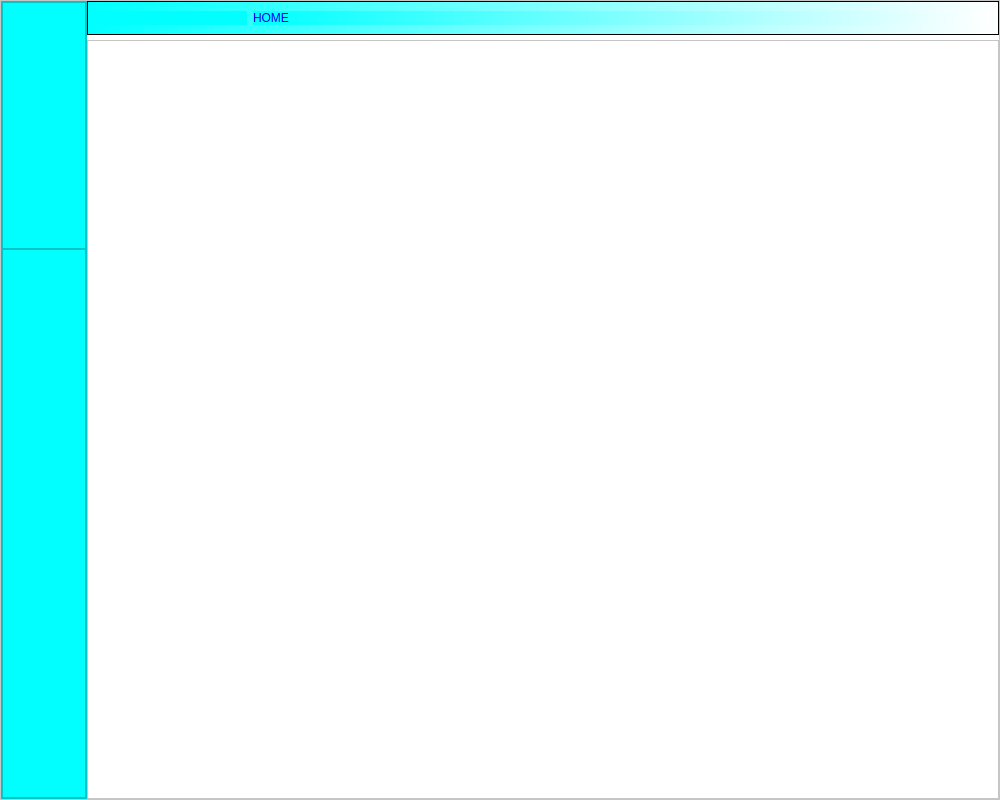
<?xml version="1.0" encoding="UTF-8"?>
<ui version="4.0">
 <class>MainWindow</class>
 <widget class="QMainWindow" name="MainWindow">
  <property name="geometry">
   <rect>
    <x>0</x>
    <y>0</y>
    <width>1000</width>
    <height>800</height>
   </rect>
  </property>
  <property name="windowTitle">
   <string>MainWindow</string>
  </property>
  <widget class="QWidget" name="centralwidget">
   <property name="sizePolicy">
    <sizepolicy hsizetype="Preferred" vsizetype="Fixed">
     <horstretch>0</horstretch>
     <verstretch>0</verstretch>
    </sizepolicy>
   </property>
   <layout class="QGridLayout" name="gridLayout">
    <property name="leftMargin">
     <number>0</number>
    </property>
    <property name="topMargin">
     <number>0</number>
    </property>
    <property name="rightMargin">
     <number>0</number>
    </property>
    <property name="bottomMargin">
     <number>0</number>
    </property>
    <item row="0" column="0">
     <widget class="QFrame" name="frame">
      <property name="minimumSize">
       <size>
        <width>0</width>
        <height>0</height>
       </size>
      </property>
      <property name="maximumSize">
       <size>
        <width>16777215</width>
        <height>16777215</height>
       </size>
      </property>
      <property name="styleSheet">
       <string notr="true">background-color: rgb(255, 255, 255);</string>
      </property>
      <property name="frameShape">
       <enum>QFrame::StyledPanel</enum>
      </property>
      <property name="frameShadow">
       <enum>QFrame::Raised</enum>
      </property>
      <layout class="QHBoxLayout" name="horizontalLayout">
       <property name="spacing">
        <number>0</number>
       </property>
       <property name="sizeConstraint">
        <enum>QLayout::SetDefaultConstraint</enum>
       </property>
       <property name="leftMargin">
        <number>0</number>
       </property>
       <property name="topMargin">
        <number>0</number>
       </property>
       <property name="rightMargin">
        <number>0</number>
       </property>
       <property name="bottomMargin">
        <number>0</number>
       </property>
       <item>
        <widget class="QFrame" name="frame_2">
         <property name="maximumSize">
          <size>
           <width>16777215</width>
           <height>16777215</height>
          </size>
         </property>
         <property name="styleSheet">
          <string notr="true">background-color:rgb(2, 255, 255)
</string>
         </property>
         <property name="frameShape">
          <enum>QFrame::StyledPanel</enum>
         </property>
         <property name="frameShadow">
          <enum>QFrame::Raised</enum>
         </property>
         <layout class="QVBoxLayout" name="verticalLayout">
          <property name="spacing">
           <number>0</number>
          </property>
          <property name="leftMargin">
           <number>0</number>
          </property>
          <property name="topMargin">
           <number>0</number>
          </property>
          <property name="rightMargin">
           <number>0</number>
          </property>
          <property name="bottomMargin">
           <number>0</number>
          </property>
          <item>
           <widget class="QFrame" name="frame_7">
            <property name="maximumSize">
             <size>
              <width>16777215</width>
              <height>16777215</height>
             </size>
            </property>
            <property name="frameShape">
             <enum>QFrame::StyledPanel</enum>
            </property>
            <property name="frameShadow">
             <enum>QFrame::Raised</enum>
            </property>
            <layout class="QHBoxLayout" name="horizontalLayout_2">
             <property name="leftMargin">
              <number>0</number>
             </property>
             <property name="topMargin">
              <number>0</number>
             </property>
             <property name="rightMargin">
              <number>0</number>
             </property>
             <property name="bottomMargin">
              <number>0</number>
             </property>
             <item>
              <widget class="QGroupBox" name="groupBox">
               <property name="styleSheet">
                <string notr="true">#groupBox{
border:0px;
}
QPushButton{
	border:0px;
	
	color: rgb(0, 0, 255);
	font: bold 16pt &quot;Arial&quot;;
}</string>
               </property>
               <property name="title">
                <string/>
               </property>
               <layout class="QVBoxLayout" name="verticalLayout_3">
                <property name="spacing">
                 <number>30</number>
                </property>
                <property name="leftMargin">
                 <number>10</number>
                </property>
                <property name="topMargin">
                 <number>10</number>
                </property>
                <property name="rightMargin">
                 <number>10</number>
                </property>
                <property name="bottomMargin">
                 <number>10</number>
                </property>
                <item>
                 <widget class="QPushButton" name="menuButton">
                  <property name="minimumSize">
                   <size>
                    <width>40</width>
                    <height>40</height>
                   </size>
                  </property>
                  <property name="font">
                   <font>
                    <family>Arial</family>
                    <pointsize>16</pointsize>
                    <weight>75</weight>
                    <italic>false</italic>
                    <bold>true</bold>
                   </font>
                  </property>
                  <property name="text">
                   <string/>
                  </property>
                  <property name="icon">
                   <iconset>
                    <normaloff>../icon/menu.png</normaloff>../icon/menu.png</iconset>
                  </property>
                  <property name="iconSize">
                   <size>
                    <width>50</width>
                    <height>50</height>
                   </size>
                  </property>
                 </widget>
                </item>
                <item>
                 <widget class="QPushButton" name="homeButton">
                  <property name="text">
                   <string/>
                  </property>
                  <property name="icon">
                   <iconset>
                    <normaloff>../icon/home.png</normaloff>../icon/home.png</iconset>
                  </property>
                  <property name="iconSize">
                   <size>
                    <width>50</width>
                    <height>50</height>
                   </size>
                  </property>
                 </widget>
                </item>
                <item>
                 <widget class="QPushButton" name="danhSachNhaXeButton">
                  <property name="minimumSize">
                   <size>
                    <width>40</width>
                    <height>0</height>
                   </size>
                  </property>
                  <property name="styleSheet">
                   <string notr="true"/>
                  </property>
                  <property name="text">
                   <string/>
                  </property>
                  <property name="icon">
                   <iconset>
                    <normaloff>../icon/Pbike.png</normaloff>../icon/Pbike.png</iconset>
                  </property>
                  <property name="iconSize">
                   <size>
                    <width>50</width>
                    <height>50</height>
                   </size>
                  </property>
                 </widget>
                </item>
                <item>
                 <widget class="QPushButton" name="thueXeButton">
                  <property name="text">
                   <string/>
                  </property>
                  <property name="icon">
                   <iconset>
                    <normaloff>../icon/rent.png</normaloff>../icon/rent.png</iconset>
                  </property>
                  <property name="iconSize">
                   <size>
                    <width>50</width>
                    <height>50</height>
                   </size>
                  </property>
                 </widget>
                </item>
                <item>
                 <widget class="QPushButton" name="traXeButton">
                  <property name="text">
                   <string/>
                  </property>
                  <property name="icon">
                   <iconset>
                    <normaloff>../icon/traXe.png</normaloff>../icon/traXe.png</iconset>
                  </property>
                  <property name="iconSize">
                   <size>
                    <width>50</width>
                    <height>50</height>
                   </size>
                  </property>
                 </widget>
                </item>
               </layout>
              </widget>
             </item>
            </layout>
           </widget>
          </item>
          <item>
           <widget class="QFrame" name="frame_4">
            <property name="sizePolicy">
             <sizepolicy hsizetype="Preferred" vsizetype="Expanding">
              <horstretch>0</horstretch>
              <verstretch>0</verstretch>
             </sizepolicy>
            </property>
            <property name="minimumSize">
             <size>
              <width>0</width>
              <height>0</height>
             </size>
            </property>
            <property name="frameShape">
             <enum>QFrame::StyledPanel</enum>
            </property>
            <property name="frameShadow">
             <enum>QFrame::Raised</enum>
            </property>
           </widget>
          </item>
         </layout>
        </widget>
       </item>
       <item>
        <widget class="QFrame" name="frame_3">
         <property name="sizePolicy">
          <sizepolicy hsizetype="Preferred" vsizetype="Preferred">
           <horstretch>0</horstretch>
           <verstretch>0</verstretch>
          </sizepolicy>
         </property>
         <property name="styleSheet">
          <string notr="true">#frame_3{
border:0px;
}</string>
         </property>
         <property name="frameShape">
          <enum>QFrame::StyledPanel</enum>
         </property>
         <property name="frameShadow">
          <enum>QFrame::Raised</enum>
         </property>
         <layout class="QVBoxLayout" name="verticalLayout_2">
          <property name="spacing">
           <number>5</number>
          </property>
          <property name="leftMargin">
           <number>0</number>
          </property>
          <property name="topMargin">
           <number>0</number>
          </property>
          <property name="rightMargin">
           <number>0</number>
          </property>
          <property name="bottomMargin">
           <number>0</number>
          </property>
          <item alignment="Qt::AlignTop">
           <widget class="QFrame" name="frame_5">
            <property name="styleSheet">
             <string notr="true">background-color: qlineargradient(spread:pad, x1:0, y1:0, x2:1, y2:0, stop:0 rgba(0, 255, 255, 255), stop:1 rgba(255, 255, 255, 255))</string>
            </property>
            <property name="frameShape">
             <enum>QFrame::StyledPanel</enum>
            </property>
            <property name="frameShadow">
             <enum>QFrame::Raised</enum>
            </property>
            <layout class="QHBoxLayout" name="horizontalLayout_3">
             <item>
              <widget class="QLabel" name="label">
               <property name="maximumSize">
                <size>
                 <width>150</width>
                 <height>100</height>
                </size>
               </property>
               <property name="autoFillBackground">
                <bool>false</bool>
               </property>
               <property name="styleSheet">
                <string notr="true">background-color: rgb(1, 255, 255);</string>
               </property>
               <property name="text">
                <string/>
               </property>
               <property name="pixmap">
                <pixmap>../icon/logo.png</pixmap>
               </property>
               <property name="scaledContents">
                <bool>true</bool>
               </property>
              </widget>
             </item>
             <item>
              <widget class="QLabel" name="mainLabel">
               <property name="styleSheet">
                <string notr="true">color: rgb(0, 0, 255);
font: bold 24pt &quot;Arial&quot;;</string>
               </property>
               <property name="text">
                <string>HOME</string>
               </property>
              </widget>
             </item>
            </layout>
            <zorder>mainLabel</zorder>
            <zorder>label</zorder>
           </widget>
          </item>
          <item>
           <widget class="QScrollArea" name="scrollArea">
            <property name="styleSheet">
             <string notr="true"/>
            </property>
            <property name="widgetResizable">
             <bool>true</bool>
            </property>
            <widget class="QWidget" name="scrollAreaWidgetContents">
             <property name="geometry">
              <rect>
               <x>0</x>
               <y>0</y>
               <width>918</width>
               <height>667</height>
              </rect>
             </property>
            </widget>
           </widget>
          </item>
         </layout>
        </widget>
       </item>
      </layout>
     </widget>
    </item>
   </layout>
  </widget>
 </widget>
 <tabstops>
  <tabstop>scrollArea</tabstop>
  <tabstop>homeButton</tabstop>
  <tabstop>danhSachNhaXeButton</tabstop>
  <tabstop>thueXeButton</tabstop>
  <tabstop>traXeButton</tabstop>
  <tabstop>menuButton</tabstop>
 </tabstops>
 <resources/>
 <connections/>
</ui>
